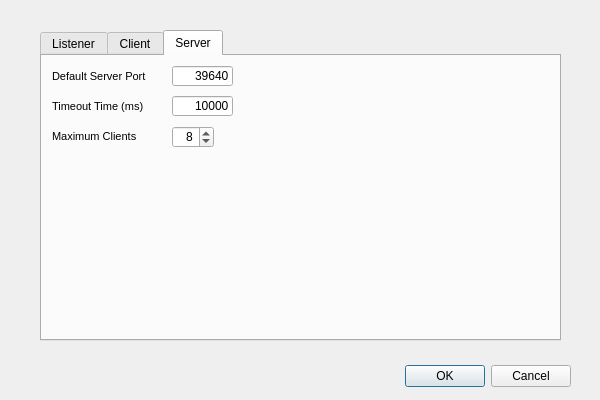
<?xml version="1.0" encoding="UTF-8"?>
<ui version="4.0">
 <class>SettingsWindow</class>
 <widget class="QDialog" name="SettingsWindow">
  <property name="geometry">
   <rect>
    <x>0</x>
    <y>0</y>
    <width>600</width>
    <height>400</height>
   </rect>
  </property>
  <property name="sizePolicy">
   <sizepolicy hsizetype="Fixed" vsizetype="Fixed">
    <horstretch>0</horstretch>
    <verstretch>0</verstretch>
   </sizepolicy>
  </property>
  <property name="windowTitle">
   <string>Settings</string>
  </property>
  <widget class="QDialogButtonBox" name="buttonBox">
   <property name="geometry">
    <rect>
     <x>230</x>
     <y>360</y>
     <width>341</width>
     <height>32</height>
    </rect>
   </property>
   <property name="sizePolicy">
    <sizepolicy hsizetype="Fixed" vsizetype="Fixed">
     <horstretch>0</horstretch>
     <verstretch>0</verstretch>
    </sizepolicy>
   </property>
   <property name="orientation">
    <enum>Qt::Horizontal</enum>
   </property>
   <property name="standardButtons">
    <set>QDialogButtonBox::Cancel|QDialogButtonBox::Ok</set>
   </property>
  </widget>
  <widget class="QTabWidget" name="tabWidget">
   <property name="geometry">
    <rect>
     <x>40</x>
     <y>30</y>
     <width>521</width>
     <height>311</height>
    </rect>
   </property>
   <property name="currentIndex">
    <number>2</number>
   </property>
   <widget class="QWidget" name="tab_3">
    <attribute name="title">
     <string>Listener</string>
    </attribute>
    <widget class="QLineEdit" name="lineEdit_3">
     <property name="enabled">
      <bool>false</bool>
     </property>
     <property name="geometry">
      <rect>
       <x>50</x>
       <y>250</y>
       <width>61</width>
       <height>20</height>
      </rect>
     </property>
     <property name="inputMethodHints">
      <set>Qt::ImhNone</set>
     </property>
     <property name="text">
      <string>37820</string>
     </property>
     <property name="maxLength">
      <number>5</number>
     </property>
     <property name="alignment">
      <set>Qt::AlignRight|Qt::AlignTrailing|Qt::AlignVCenter</set>
     </property>
     <property name="readOnly">
      <bool>false</bool>
     </property>
    </widget>
    <widget class="QLabel" name="label_3">
     <property name="geometry">
      <rect>
       <x>10</x>
       <y>250</y>
       <width>47</width>
       <height>20</height>
      </rect>
     </property>
     <property name="font">
      <font>
       <pointsize>8</pointsize>
      </font>
     </property>
     <property name="text">
      <string>Port</string>
     </property>
    </widget>
    <widget class="QCheckBox" name="checkBox">
     <property name="geometry">
      <rect>
       <x>20</x>
       <y>10</y>
       <width>181</width>
       <height>20</height>
      </rect>
     </property>
     <property name="text">
      <string>Start Listener on program start</string>
     </property>
     <property name="checked">
      <bool>true</bool>
     </property>
    </widget>
   </widget>
   <widget class="QWidget" name="tab">
    <attribute name="title">
     <string>Client</string>
    </attribute>
    <widget class="QLineEdit" name="lineEdit">
     <property name="geometry">
      <rect>
       <x>130</x>
       <y>10</y>
       <width>201</width>
       <height>20</height>
      </rect>
     </property>
     <property name="maxLength">
      <number>32</number>
     </property>
    </widget>
    <widget class="QLabel" name="label">
     <property name="geometry">
      <rect>
       <x>10</x>
       <y>10</y>
       <width>111</width>
       <height>20</height>
      </rect>
     </property>
     <property name="font">
      <font>
       <pointsize>8</pointsize>
      </font>
     </property>
     <property name="text">
      <string>Default Client Name</string>
     </property>
    </widget>
    <widget class="QLabel" name="label_4">
     <property name="geometry">
      <rect>
       <x>10</x>
       <y>40</y>
       <width>111</width>
       <height>20</height>
      </rect>
     </property>
     <property name="font">
      <font>
       <pointsize>8</pointsize>
      </font>
     </property>
     <property name="text">
      <string>Max Server History</string>
     </property>
    </widget>
    <widget class="QSpinBox" name="spinBox">
     <property name="geometry">
      <rect>
       <x>130</x>
       <y>40</y>
       <width>42</width>
       <height>22</height>
      </rect>
     </property>
     <property name="alignment">
      <set>Qt::AlignRight|Qt::AlignTrailing|Qt::AlignVCenter</set>
     </property>
     <property name="maximum">
      <number>32</number>
     </property>
     <property name="value">
      <number>10</number>
     </property>
    </widget>
   </widget>
   <widget class="QWidget" name="tab_2">
    <attribute name="title">
     <string>Server</string>
    </attribute>
    <widget class="QLabel" name="label_2">
     <property name="geometry">
      <rect>
       <x>10</x>
       <y>10</y>
       <width>111</width>
       <height>20</height>
      </rect>
     </property>
     <property name="font">
      <font>
       <pointsize>8</pointsize>
      </font>
     </property>
     <property name="text">
      <string>Default Server Port</string>
     </property>
    </widget>
    <widget class="QLineEdit" name="lineEdit_2">
     <property name="geometry">
      <rect>
       <x>130</x>
       <y>10</y>
       <width>61</width>
       <height>20</height>
      </rect>
     </property>
     <property name="inputMethodHints">
      <set>Qt::ImhNone</set>
     </property>
     <property name="text">
      <string>39640</string>
     </property>
     <property name="maxLength">
      <number>5</number>
     </property>
     <property name="alignment">
      <set>Qt::AlignRight|Qt::AlignTrailing|Qt::AlignVCenter</set>
     </property>
    </widget>
    <widget class="QLineEdit" name="lineEdit_4">
     <property name="geometry">
      <rect>
       <x>130</x>
       <y>40</y>
       <width>61</width>
       <height>20</height>
      </rect>
     </property>
     <property name="inputMethodHints">
      <set>Qt::ImhNone</set>
     </property>
     <property name="text">
      <string>10000</string>
     </property>
     <property name="maxLength">
      <number>10</number>
     </property>
     <property name="alignment">
      <set>Qt::AlignRight|Qt::AlignTrailing|Qt::AlignVCenter</set>
     </property>
    </widget>
    <widget class="QLabel" name="label_5">
     <property name="geometry">
      <rect>
       <x>10</x>
       <y>40</y>
       <width>111</width>
       <height>20</height>
      </rect>
     </property>
     <property name="font">
      <font>
       <pointsize>8</pointsize>
      </font>
     </property>
     <property name="text">
      <string>Timeout Time (ms)</string>
     </property>
    </widget>
    <widget class="QLabel" name="label_6">
     <property name="geometry">
      <rect>
       <x>10</x>
       <y>70</y>
       <width>111</width>
       <height>20</height>
      </rect>
     </property>
     <property name="font">
      <font>
       <pointsize>8</pointsize>
      </font>
     </property>
     <property name="text">
      <string>Maximum Clients</string>
     </property>
    </widget>
    <widget class="QSpinBox" name="spinBox_2">
     <property name="geometry">
      <rect>
       <x>130</x>
       <y>70</y>
       <width>42</width>
       <height>22</height>
      </rect>
     </property>
     <property name="alignment">
      <set>Qt::AlignRight|Qt::AlignTrailing|Qt::AlignVCenter</set>
     </property>
     <property name="minimum">
      <number>1</number>
     </property>
     <property name="maximum">
      <number>64</number>
     </property>
     <property name="value">
      <number>8</number>
     </property>
    </widget>
   </widget>
  </widget>
 </widget>
 <resources/>
 <connections>
  <connection>
   <sender>buttonBox</sender>
   <signal>accepted()</signal>
   <receiver>SettingsWindow</receiver>
   <slot>accept()</slot>
   <hints>
    <hint type="sourcelabel">
     <x>248</x>
     <y>254</y>
    </hint>
    <hint type="destinationlabel">
     <x>157</x>
     <y>274</y>
    </hint>
   </hints>
  </connection>
  <connection>
   <sender>buttonBox</sender>
   <signal>rejected()</signal>
   <receiver>SettingsWindow</receiver>
   <slot>reject()</slot>
   <hints>
    <hint type="sourcelabel">
     <x>316</x>
     <y>260</y>
    </hint>
    <hint type="destinationlabel">
     <x>286</x>
     <y>274</y>
    </hint>
   </hints>
  </connection>
 </connections>
</ui>
